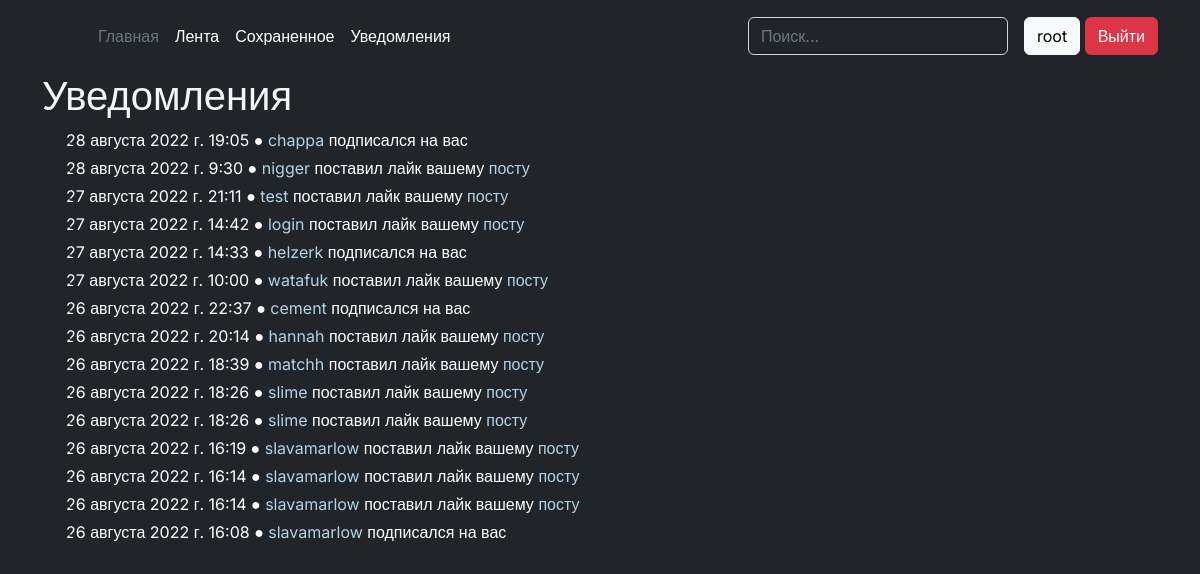
The app's page /notifications/ (signed in) with its own data.
### notifications/models.py (models this page shows)
class Notification(models.Model):
    user = models.ForeignKey(User, on_delete=models.CASCADE, related_name='user')
    sender = models.ForeignKey(User, on_delete=models.CASCADE, related_name='sender')
    action = models.CharField(max_length=120, verbose_name='Суть уведомления(подписка или лайк) в строковом формате')
    post = models.ForeignKey(Post, on_delete=models.CASCADE, null=True, related_name='post')
    created = models.DateTimeField(auto_now_add=True)

### notifications/views.py (the view)
# urls.py: path('', views.get_notifications, name='notifications')
@login_required
def get_notifications(request):
    context = {}
    context['notifications'] = get_all_notifications(request)
    return render(request, 'notifications.html', context=context)

### notifications/controllers.py (called while the page is built)
@logger.catch
def get_all_notifications(request):
    notifications = list(Notification.objects.filter(user=request.user).order_by('-created').all())[:20]
    return notifications

### templates/notifications.html (shortened to what this page needs)
{% extends 'base.html' %}
{% block content %}
<div class="container">
    <h1>Уведомления</h1>
    <div class="container px-4">
        {% if notifications %}
            {% for notification in notifications %}
            <p class="lines">{{ notification.created }} ● <a href="{% url 'profile' username=notification.sender.username %}" class="custom-link">{{ notification.sender.username }}</a> {{ notification.action }} {% if notification.action == 'подписался' %}на вас{% else %} вашему <a href="{% url 'get_post' post_id=notification.post.id %}" class="custom-link">посту</a>{% endif %}</p>>
            {% endfor %}
        {% else %}
            <h1>Пока уведомлений нет :(</h1>
        {% endif %}
    </div>
</div>
{% endblock %}

### templates/base.html (shortened to what this page needs)
<!DOCTYPE html>
<html lang="en">
<head>
    <link rel="stylesheet" href="https://cdn.jsdelivr.net/npm/bootstrap@5.2.0/dist/css/bootstrap.min.css">
    {% load static %}
    <link rel="stylesheet" href="{% static 'css/base_style.css' %}">
</head>
<body>
    <header class="p-3 text-bg-dark">
        <div class="container">
            <div class="d-flex flex-wrap align-items-center justify-content-center justify-content-lg-start">
            <a href="/" class="d-flex align-items-center mb-2 mb-lg-0 text-white text-decoration-none">
                <svg class="bi me-2" width="40" height="32" role="img" aria-label="Bootstrap"><use xlink:href="#bootstrap"></use></svg>
            </a>
            <ul class="nav col-12 col-lg-auto me-lg-auto mb-2 justify-content-center mb-md-0">
                <li><a href="/" class="nav-link px-2 text-secondary">Главная</a></li>
                {% if request.user.is_authenticated %}
                    <li><a href="{% url 'feed' index_page=1 %}" class="nav-link px-2 text-white">Лента</a></li>
                    <li><a href="{% url 'saved_posts' %}" class="nav-link px-2 text-white">Сохраненное</a></li>
                    <li><a href="{% url 'notifications' %}" class="nav-link px-2 text-white">Уведомления</a></li>
                {% endif %}
            </ul>
            <form class="col-12 col-lg-auto mb-3 mb-lg-0 me-lg-3" role="search" method="POST" action="{% url 'search' %}">
                <input type="search" class="form-control form-control-dark text-bg-dark" placeholder="Поиск..." aria-label="Search" name="search_text">
            </form>
            {% if request.user.is_authenticated %}
            <div class="text-end">
                <a href="{% url 'profile' username=request.user.username %}"><button type="button" class="btn btn-light">{{ request.user.username }}</button></a>
                <a href="{% url 'logout' %}" style="text-decoration: none; color: white;"><button type="button" class="btn btn-danger">Выйти</a></button></a>
            </div>
            {% else %}
            <div class="text-end">
                <a href="{% url 'login' %}"><button type="button" class="btn btn-outline-light me-2">Войти</button></a>
                <a href="{% url 'register' %}" style="text-decoration: none; color: black;"><button type="button" class="btn btn-warning">Зарегистрироваться</a></button></a>
            </div>
            {% endif %}
            </div>
        </div>
    </header>
    {% block content %}
    {% endblock %}
</body>
</html>

### static/css/base_style.css (style rules this page uses)
body { background-color: #212529; font-family: 'Inter', sans-serif; }
h1, p, h2, h3, h4, h5 { color: whitesmoke; }
p { color: white; }
.lines { margin-bottom: -20px; }
.custom-link { text-decoration: none; color: #B2D4E9; }

### records on screen
Notification: created "28 августа 2022 г. 19:05", sender.username "chappa", action "подписался", shows "на вас"
Notification: created "28 августа 2022 г. 9:30", sender.username "nigger", action "поставил лайк", shows "вашему"
Notification: created "27 августа 2022 г. 21:11", sender.username "test", action "поставил лайк", shows "вашему"
Notification: created "27 августа 2022 г. 14:42", sender.username "login", action "поставил лайк", shows "вашему"
Notification: created "27 августа 2022 г. 14:33", sender.username "helzerk", action "подписался", shows "на вас"
Notification: created "27 августа 2022 г. 10:00", sender.username "watafuk", action "поставил лайк", shows "вашему"
Notification: created "26 августа 2022 г. 22:37", sender.username "cement", action "подписался", shows "на вас"
Notification: created "26 августа 2022 г. 20:14", sender.username "hannah", action "поставил лайк", shows "вашему"
Notification: created "26 августа 2022 г. 18:39", sender.username "matchh", action "поставил лайк", shows "вашему"
Notification: created "26 августа 2022 г. 18:26", sender.username "slime", action "поставил лайк", shows "вашему"
Notification: created "26 августа 2022 г. 18:26", sender.username "slime", action "поставил лайк", shows "вашему"
Notification: created "26 августа 2022 г. 16:19", sender.username "slavamarlow", action "поставил лайк", shows "вашему"
Notification: created "26 августа 2022 г. 16:14", sender.username "slavamarlow", action "поставил лайк", shows "вашему"
Notification: created "26 августа 2022 г. 16:14", sender.username "slavamarlow", action "поставил лайк", shows "вашему"
Notification: created "26 августа 2022 г. 16:08", sender.username "slavamarlow", action "подписался", shows "на вас"

### other values on screen
{{ request.user.username }} "root"
